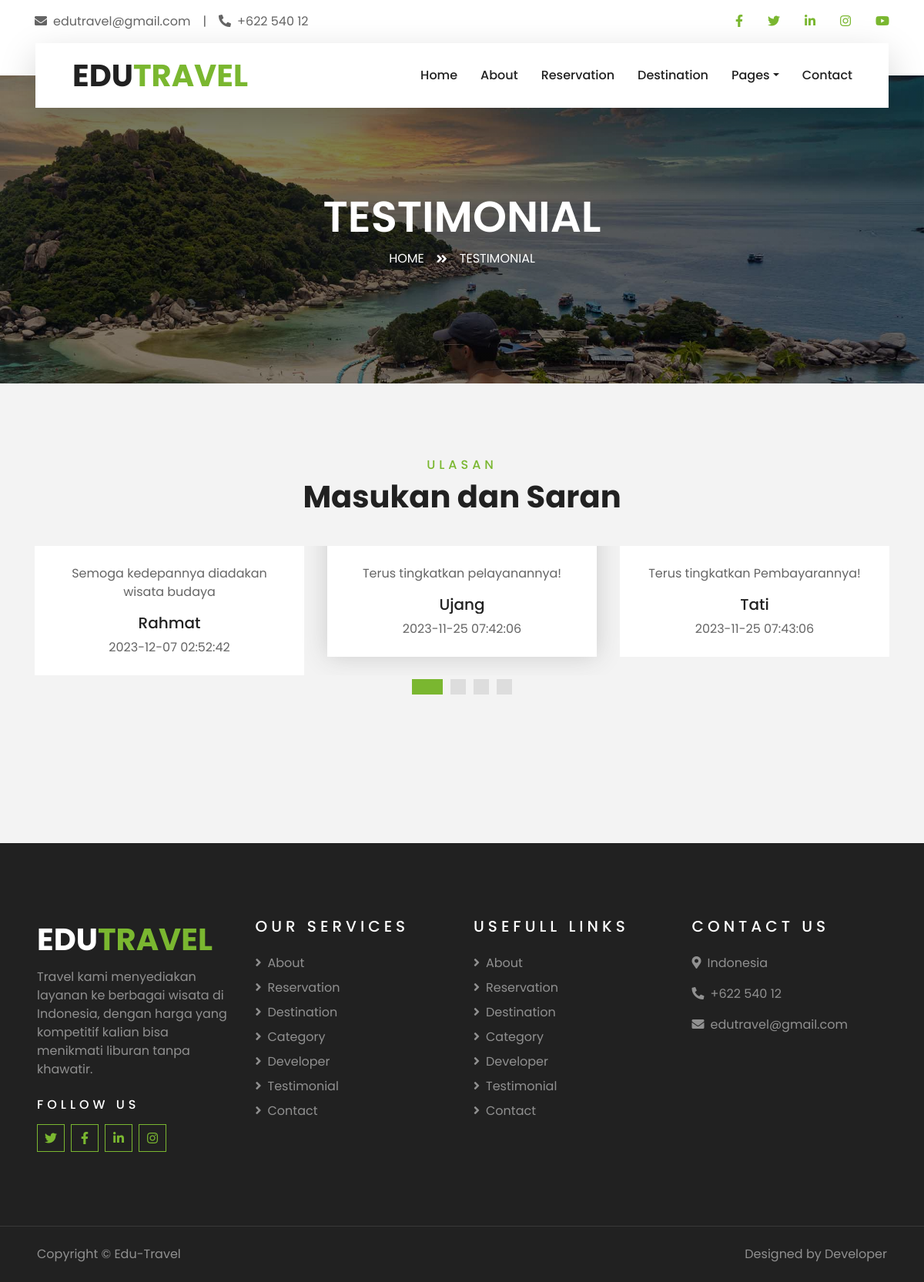
The page /travelling/main_page/testimonial.php on the database its author committed.
### tables this page shows
CREATE TABLE `ulasan` (
  `id_ulasan` int(11) NOT NULL,
  `nama` varchar(50) NOT NULL,
  `pesan` text NOT NULL,
  `tanggal_ulasan` datetime NOT NULL
);

### travelling/main_page/testimonial.php (the view, shortened to what this page needs)
<!DOCTYPE html>
<html lang="en">
<head>
    <link href="https://cdnjs.cloudflare.com/ajax/libs/font-awesome/5.10.0/css/all.min.css" rel="stylesheet">
    <link href="lib/owlcarousel/assets/owl.carousel.min.css" rel="stylesheet">
    <link href="lib/tempusdominus/css/tempusdominus-bootstrap-4.min.css" rel="stylesheet" />
    <link href="css/style.css" rel="stylesheet">
</head>
<body>
    <div class="container-fluid bg-light pt-3 d-none d-lg-block">
        <div class="container">
            <div class="row">
                <div class="col-lg-6 text-center text-lg-left mb-2 mb-lg-0">
                    <div class="d-inline-flex align-items-center">
                        <p><i class="fa fa-envelope mr-2"></i>edutravel@gmail.com</p>
                        <p class="text-body px-3">|</p>
                        <p><i class="fa fa-phone-alt mr-2"></i>+622 540 12</p>
                    </div>
                </div>
                <div class="col-lg-6 text-center text-lg-right">
                    <div class="d-inline-flex align-items-center">
                        <a class="text-primary px-3" href="https://www.facebook.com">
                            <i class="fab fa-facebook-f"></i>
                        </a>
                        <a class="text-primary px-3" href="https://www.twitter.com">
                            <i class="fab fa-twitter"></i>
                        </a>
                        <a class="text-primary px-3" href="https://www.linkedin.com">
                            <i class="fab fa-linkedin-in"></i>
                        </a>
                        <a class="text-primary px-3" href="https://www.instagram.com">
                            <i class="fab fa-instagram"></i>
                        </a>
                        <a class="text-primary pl-3" href="https://www.youtube.com">
                            <i class="fab fa-youtube"></i>
                        </a>
                    </div>
                </div>
            </div>
        </div>
    </div>
    <div class="container-fluid position-relative nav-bar p-0">
        <div class="container-lg position-relative p-0 px-lg-3" style="z-index: 9;">
            <nav class="navbar navbar-expand-lg bg-light navbar-light shadow-lg py-3 py-lg-0 pl-3 pl-lg-5">
                <a href="index.php" class="navbar-brand">
                    <h1 class="m-0 text-primary"><span class="text-dark">EDU</span>TRAVEL</h1>
                </a>
                <div class="collapse navbar-collapse justify-content-between px-3" id="navbarCollapse">
                    <div class="navbar-nav ml-auto py-0">
                        <a href="index.php" class="nav-item nav-link">Home</a>
                        <a href="about.php" class="nav-item nav-link">About</a>
                        <a href="reservation.php" class="nav-item nav-link">Reservation</a>
                        <a href="destination.php" class="nav-item nav-link">Destination </a>
                        <div class="nav-item dropdown">
                            <a href="#" class="nav-link dropdown-toggle" data-toggle="dropdown">Pages</a>
                        </div>
                        <a href="contact.php" class="nav-item nav-link">Contact</a>
                    </div>
                </div>
            </nav>
        </div>
    </div>
    <div class="container-fluid page-header">
        <div class="container">
            <div class="d-flex flex-column align-items-center justify-content-center" style="min-height: 400px">
                <h3 class="display-4 text-white text-uppercase">Testimonial</h3>
                <div class="d-inline-flex text-white">
                    <p class="m-0 text-uppercase"><a class="text-white" href="">Home</a></p>
                    <i class="fa fa-angle-double-right pt-1 px-3"></i>
                    <p class="m-0 text-uppercase">Testimonial</p>
                </div>
            </div>
        </div>
    </div>
    <div class="container-fluid py-5">
        <div class="container py-5">
            <div class="text-center mb-3 pb-3">
                <h6 class="text-primary text-uppercase" style="letter-spacing: 5px;">Ulasan</h6>
                <h1>Masukan dan Saran </h1>
            </div>
            <div class="owl-carousel testimonial-carousel">
                <?php
                include '../koneksi.php';
                $query = mysqli_query($koneksi, "SELECT * FROM ulasan;");
                ?>
                <?php
                if (mysqli_num_rows($query) > 0) {
                    while ($data = mysqli_fetch_array($query)) {
                        ?>
                        <div class="text-center">
                            <div class="testimonial-text bg-white p-4 mt-n5">
                                <p class="mt-5">
                                    <?php echo $data["pesan"]
                                        ?>
                                </p>
                                <h5 class="text-truncate">
                                    <?php echo $data["nama"]
                                        ?>
                                </h5>
                                <span>
                                    <?php echo $data["tanggal_ulasan"]
                                        ?>
                                </span>
                            </div>
                        </div>
                        <?php
                    }
                } ?>
            </div>
        </div>
    </div>
    <div class="container-fluid bg-dark text-white-50 py-5 px-sm-3 px-lg-5" style="margin-top: 90px;">
        <div class="row pt-5">
            <div class="col-lg-3 col-md-6 mb-5">
                <a href="index.php" class="navbar-brand">
                    <h1 class="text-primary"><span class="text-white">EDU</span>TRAVEL</h1>
                </a>
                <p>Travel kami menyediakan layanan ke berbagai wisata di Indonesia, dengan harga yang kompetitif
                    kalian bisa menikmati liburan tanpa khawatir.</p>
                <h6 class="text-white text-uppercase mt-4 mb-3" style="letter-spacing: 5px;">Follow Us</h6>
                <div class="d-flex justify-content-start">
                    <a class="btn btn-outline-primary btn-square mr-2" href="https://www.twitter.com"><i
                            class="fab fa-twitter"></i></a>
                    <a class="btn btn-outline-primary btn-square mr-2" href="https://www.facebook.com"><i
                            class="fab fa-facebook-f"></i></a>
                    <a class="btn btn-outline-primary btn-square mr-2" href="https://www.linkedin.com"><i
                            class="fab fa-linkedin-in"></i></a>
                    <a class="btn btn-outline-primary btn-square" href="https://www.instagram.com"><i
                            class="fab fa-instagram"></i></a>
                </div>
            </div>
            <div class="col-lg-3 col-md-6 mb-5">
                <h5 class="text-white text-uppercase mb-4" style="letter-spacing: 5px;">Our Services</h5>
                <div class="d-flex flex-column justify-content-start">
                    <a class="text-white-50 mb-2" href="about.php"><i class="fa fa-angle-right mr-2"></i>About</a>
                    <a class="text-white-50 mb-2" href="reservation.php"><i
                            class="fa fa-angle-right mr-2"></i>Reservation</a>
                    <a class="text-white-50 mb-2" href="destination.php"><i
                            class="fa fa-angle-right mr-2"></i>Destination</a>
                    <a class="text-white-50 mb-2" href="category.php"><i class="fa fa-angle-right mr-2"></i>Category</a>
                    <a class="text-white-50 mb-2" href="developer.php"><i
                            class="fa fa-angle-right mr-2"></i>Developer</a>
                    <a class="text-white-50 mb-2" href="testimonial.php"><i
                            class="fa fa-angle-right mr-2"></i>Testimonial</a>
                    <a class="text-white-50" href="contact.php"><i class="fa fa-angle-right mr-2"></i>Contact</a>
                </div>
            </div>
            <div class="col-lg-3 col-md-6 mb-5">
                <h5 class="text-white text-uppercase mb-4" style="letter-spacing: 5px;">Usefull Links</h5>
                <div class="d-flex flex-column justify-content-start">
                    <a class="text-white-50 mb-2" href="about.php"><i class="fa fa-angle-right mr-2"></i>About</a>
                    <a class="text-white-50 mb-2" href="reservation.php"><i
                            class="fa fa-angle-right mr-2"></i>Reservation</a>
                    <a class="text-white-50 mb-2" href="destination.php"><i
                            class="fa fa-angle-right mr-2"></i>Destination</a>
                    <a class="text-white-50 mb-2" href="category.php"><i class="fa fa-angle-right mr-2"></i>Category</a>
                    <a class="text-white-50 mb-2" href="developer.php"><i
                            class="fa fa-angle-right mr-2"></i>Developer</a>
                    <a class="text-white-50 mb-2" href="testimonial.php"><i
                            class="fa fa-angle-right mr-2"></i>Testimonial</a>
                    <a class="text-white-50" href="contact.php
                    "><i class="fa fa-angle-right mr-2"></i>Contact</a>
                </div>
            </div>
            <div class="col-lg-3 col-md-6 mb-5">
                <h5 class="text-white text-uppercase mb-4" style="letter-spacing: 5px;">Contact Us</h5>
                <p><i class="fa fa-map-marker-alt mr-2"></i>Indonesia</p>
                <p><i class="fa fa-phone-alt mr-2"></i>+622 540 12</p>
                <p><i class="fa fa-envelope mr-2"></i>edutravel@gmail.com</p>
            </div>
        </div>
    </div>
    <div class="container-fluid bg-dark text-white border-top py-4 px-sm-3 px-md-5"
        style="border-color: rgba(256, 256, 256, .1) !important;">
        <div class="row">
            <div class="col-lg-6 text-center text-md-left mb-3 mb-md-0">
                <p class="m-0 text-white-50">Copyright &copy; Edu-Travel
                </p>
            </div>
            <div class="col-lg-6 text-center text-md-right">
                <p class="m-0 text-white-50">Designed by Developer
                </p>
            </div>
        </div>
    </div>
</body>
</html>

### rows shown on the page
ulasan: pesan "Terus tingkatkan pelayanannya!", nama "Ujang", tanggal_ulasan "2023-11-25 07:42:06"
ulasan: pesan "Terus tingkatkan Pembayarannya!", nama "Tati", tanggal_ulasan "2023-11-25 07:43:06"
ulasan: pesan "Semoga kedepannya diadakan wisata budaya", nama "Rahmat", tanggal_ulasan "2023-12-07 02:52:42"
